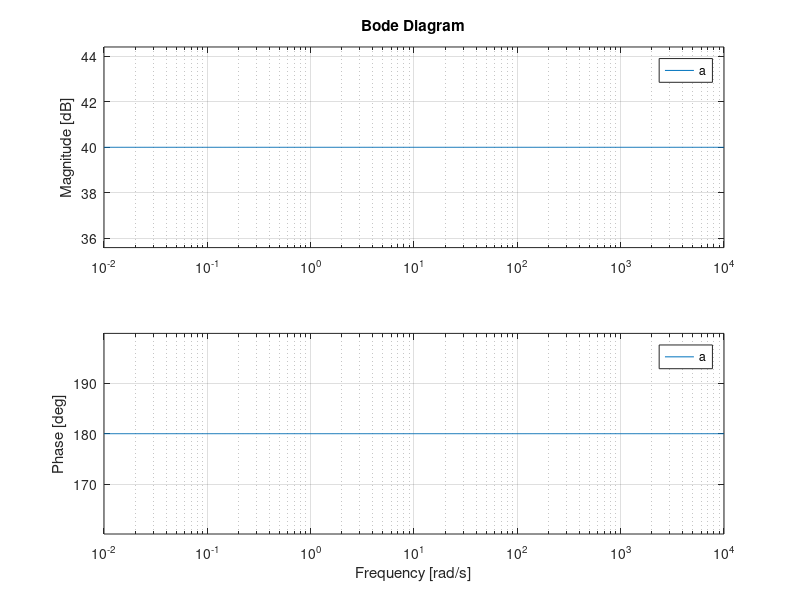
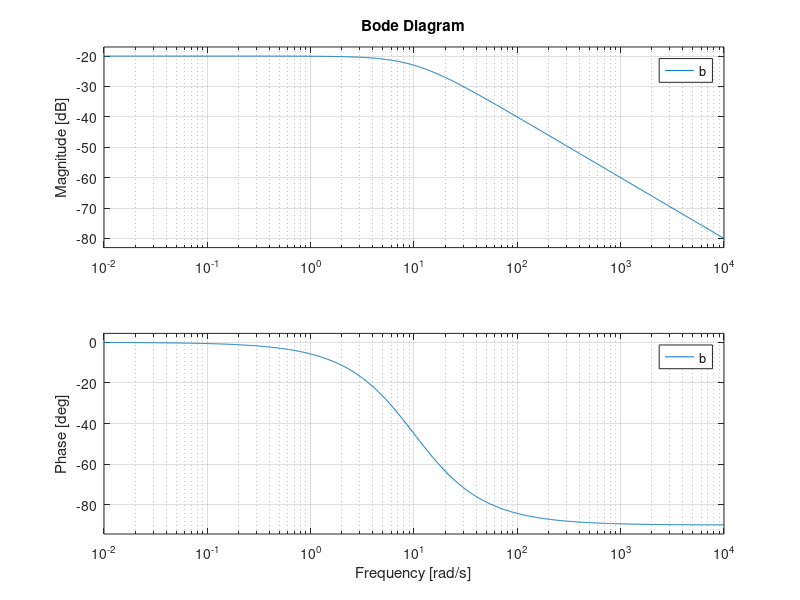
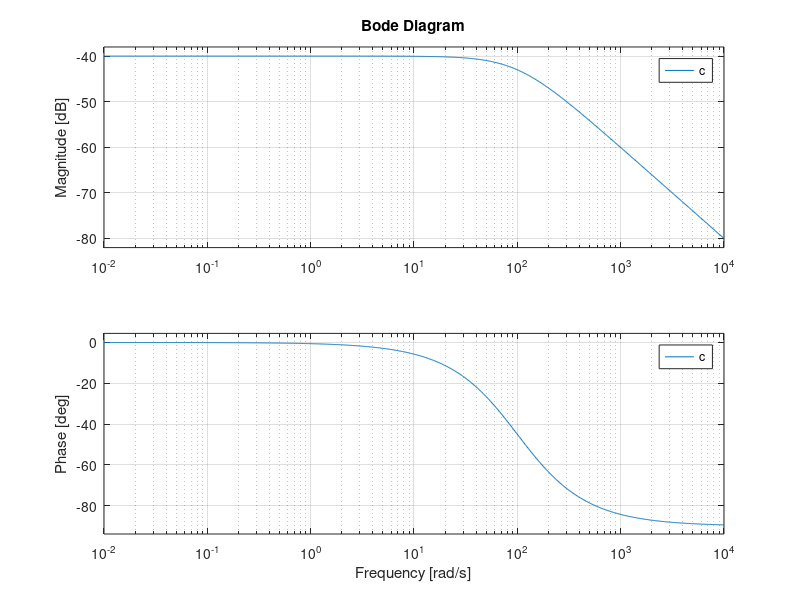

MATLAB code for these plots, in order: (Note: this script raises an error after producing the figures.)
% Chris Kreienkamp - 901965168
% AME 30315 - Diff Eq II
% Homework #9 - 30 Apr 2019

clear
clc
clf

%% PROBLEM 1
figure(1)
a = tf(-100,1);
bode(a,{0.01,10000})

figure(2)
b = tf(1,[1,10]);
bode(b,{0.01,10000})

figure(3)
c = tf(1,[1,100]);
bode(c,{0.01,10000})

figure(4)
s = tf('s');
d = exp(-s/4);
bode(d,{0.01,10000})

figure(5)
bode(a*b*c*d,{0.01,10000})



%% PROBLEM 2
figure(6)
wn = 0.5;
z = 0.1581;
e = tf(wn^2,[1,2*z*wn,wn^2]);
f = tf(3160,[1,1000]);
bode(e*f,{0.1,100})
